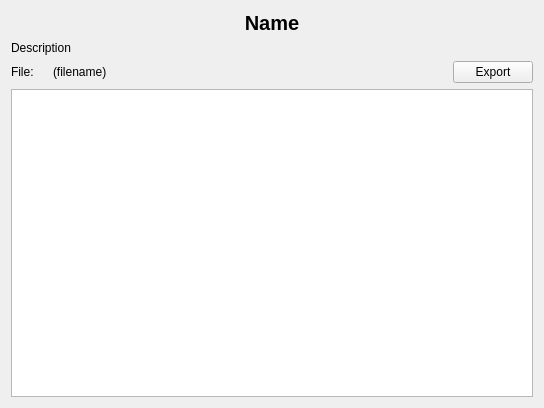
<?xml version="1.0" encoding="UTF-8"?>
<ui version="4.0">
 <class>EntryView</class>
 <widget class="QWidget" name="EntryView">
  <property name="geometry">
   <rect>
    <x>0</x>
    <y>0</y>
    <width>544</width>
    <height>408</height>
   </rect>
  </property>
  <property name="windowTitle">
   <string>Form</string>
  </property>
  <layout class="QGridLayout" name="gridLayout">
   <item row="1" column="0" colspan="4">
    <widget class="QLabel" name="lbl_description">
     <property name="text">
      <string>Description</string>
     </property>
     <property name="wordWrap">
      <bool>true</bool>
     </property>
    </widget>
   </item>
   <item row="0" column="0" colspan="4">
    <widget class="QLabel" name="lbl_name">
     <property name="font">
      <font>
       <pointsize>15</pointsize>
       <weight>75</weight>
       <bold>true</bold>
      </font>
     </property>
     <property name="text">
      <string>Name</string>
     </property>
     <property name="alignment">
      <set>Qt::AlignCenter</set>
     </property>
     <property name="wordWrap">
      <bool>true</bool>
     </property>
    </widget>
   </item>
   <item row="2" column="0">
    <widget class="QLabel" name="lbl_file">
     <property name="text">
      <string>File:</string>
     </property>
    </widget>
   </item>
   <item row="2" column="1">
    <widget class="QLabel" name="lbl_fileStatus">
     <property name="sizePolicy">
      <sizepolicy hsizetype="Preferred" vsizetype="Preferred">
       <horstretch>0</horstretch>
       <verstretch>0</verstretch>
      </sizepolicy>
     </property>
     <property name="text">
      <string/>
     </property>
    </widget>
   </item>
   <item row="3" column="0" colspan="4">
    <widget class="QTableView" name="tableView">
     <property name="whatsThis">
      <string>&lt;html&gt;&lt;head/&gt;&lt;body&gt;&lt;p&gt;&lt;span style=&quot; font-size:10pt;&quot;&gt;The secret values of an entry. Double-click a row to copy its contents to the clipboard. If the entry is a hidden one (i.e. obscured by ******) then it will only remain in the clipboard for a short duration defined in the application preferences.&lt;/span&gt;&lt;/p&gt;&lt;/body&gt;&lt;/html&gt;</string>
     </property>
     <property name="editTriggers">
      <set>QAbstractItemView::NoEditTriggers</set>
     </property>
     <property name="dragEnabled">
      <bool>true</bool>
     </property>
     <property name="dragDropMode">
      <enum>QAbstractItemView::DragOnly</enum>
     </property>
     <property name="selectionMode">
      <enum>QAbstractItemView::SingleSelection</enum>
     </property>
     <property name="selectionBehavior">
      <enum>QAbstractItemView::SelectRows</enum>
     </property>
     <property name="showGrid">
      <bool>false</bool>
     </property>
     <property name="sortingEnabled">
      <bool>true</bool>
     </property>
     <property name="cornerButtonEnabled">
      <bool>false</bool>
     </property>
     <attribute name="horizontalHeaderStretchLastSection">
      <bool>true</bool>
     </attribute>
     <attribute name="verticalHeaderVisible">
      <bool>false</bool>
     </attribute>
    </widget>
   </item>
   <item row="2" column="3">
    <widget class="QPushButton" name="btn_exportFile">
     <property name="toolTip">
      <string>Export file to filesystem</string>
     </property>
     <property name="whatsThis">
      <string>&lt;html&gt;&lt;head/&gt;&lt;body&gt;&lt;p&gt;&lt;span style=&quot; font-size:10pt;&quot;&gt;Decrypt the file and export it to the filesystem&lt;/span&gt;&lt;/p&gt;&lt;/body&gt;&lt;/html&gt;</string>
     </property>
     <property name="text">
      <string>Export</string>
     </property>
    </widget>
   </item>
   <item row="2" column="2">
    <widget class="QLabel" name="lbl_fileName">
     <property name="sizePolicy">
      <sizepolicy hsizetype="Preferred" vsizetype="Preferred">
       <horstretch>1</horstretch>
       <verstretch>0</verstretch>
      </sizepolicy>
     </property>
     <property name="text">
      <string>(filename)</string>
     </property>
    </widget>
   </item>
  </layout>
 </widget>
 <resources/>
 <connections>
  <connection>
   <sender>btn_exportFile</sender>
   <signal>clicked()</signal>
   <receiver>EntryView</receiver>
   <slot>_export_file()</slot>
   <hints>
    <hint type="sourcelabel">
     <x>514</x>
     <y>72</y>
    </hint>
    <hint type="destinationlabel">
     <x>428</x>
     <y>90</y>
    </hint>
   </hints>
  </connection>
  <connection>
   <sender>tableView</sender>
   <signal>doubleClicked(QModelIndex)</signal>
   <receiver>EntryView</receiver>
   <slot>_index_doubleClicked(QModelIndex)</slot>
   <hints>
    <hint type="sourcelabel">
     <x>203</x>
     <y>198</y>
    </hint>
    <hint type="destinationlabel">
     <x>169</x>
     <y>89</y>
    </hint>
   </hints>
  </connection>
 </connections>
 <slots>
  <slot>_export_file()</slot>
  <slot>_index_doubleClicked(QModelIndex)</slot>
 </slots>
</ui>
